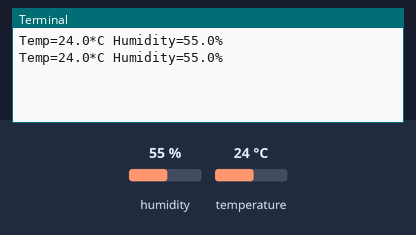
A program run on a simulated Raspberry Pi (BCM pin numbers). Shown: the last lines printed to the terminal. Inputs (shaded band) come from the test bench; at power-on: humidity 55 %, temperature 24 °C.

Above: at 1.2 s.
1.3 s: humidity set to 22 %
At 2.0 s:
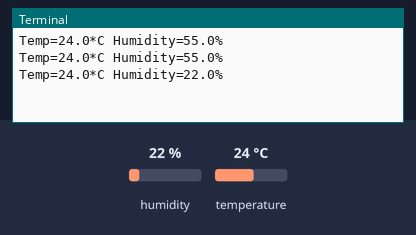
2.8 s: temperature set to 12 °C
At 3.6 s:
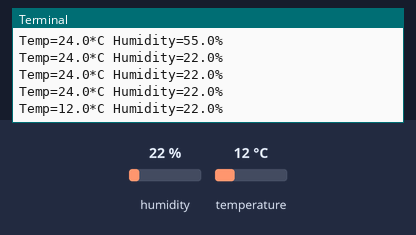
4.3 s: humidity set to 40 %
At 4.3 s:
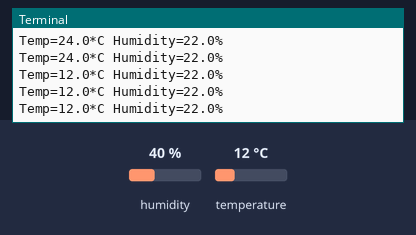
Timing chart, 0 to 7.3 s (numbered marks = the images above; inputs shaded):
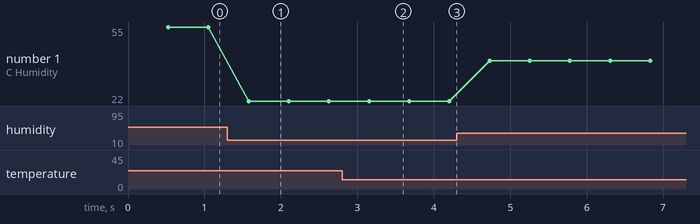

Measured:
- after the input at 1.3 s, the terminal: prints a new line after 0.28 s (image 1)
- after the input at 2.8 s, the terminal: prints a new line after 0.35 s (image 2)
- plotted number 1: 55 → 22 after the input at 1.3 s, 22 → 40 after the input at 4.3 s

The program:

dht22test.py
```python
import Adafruit_DHT

sensor = Adafruit_DHT.DHT22
pin=18

while(True):
    humidity, temperature = Adafruit_DHT.read_retry(sensor, pin)
    if humidity is not None and temperature is not None:
        print('Temp={0:0.1f}*C Humidity={1:0.1f}%'.format(temperature, humidity))
    else:
        print('Failed to get reading. Try again!')
```
